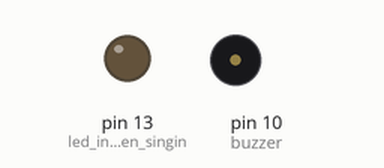
Simulated run of this sketch. Board: Arduino Uno, built with avr-gcc and run on an emulated ATmega328P. Parts: output pins drawn as LEDs (lit = HIGH), buzzer (waves = sounding).

Above: at 1.61 s.
At 22.36 s:
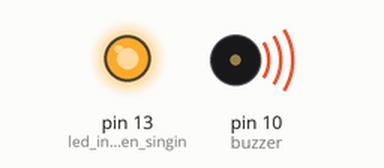
At 31.72 s:
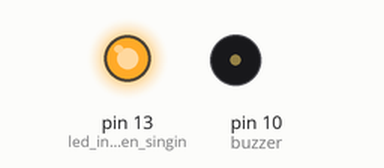
At 42.89 s:
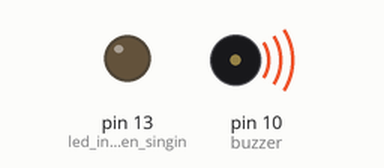
Timing chart, 0 to 43.2 s (numbered marks = the images above):
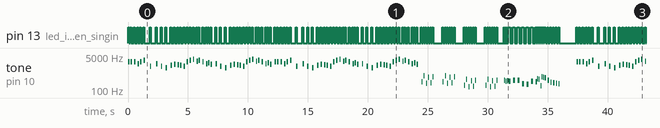

Measured:
- by itself, pin 13 (led_indicator_when_singin): moves between LOW and HIGH, repeating every 37.4 s
- by itself, tone on pin 10 (buzzer): plays 2585 Hz for 0.12 s, 2585 Hz for 0.12 s, 2585 Hz for 0.12 s, 2062 Hz for 0.12 s, 2585 Hz for 0.12 s, 3059 Hz for 0.12 s … (440 notes in this stretch)

The sketch:

supermario.ino
```cpp
/* www.nyebarilmu.com */

#define kunci_B0  31
#define kunci_C1  33
#define kunci_CS1 35
#define kunci_D1  37
#define kunci_DS1 39
#define kunci_E1  41
#define kunci_F1  44
#define kunci_FS1 46
#define kunci_G1  49
#define kunci_GS1 52
#define kunci_A1  55
#define kunci_AS1 58
#define kunci_B1  62
#define kunci_C2  65
#define kunci_CS2 69
#define kunci_D2  73
#define kunci_DS2 78
#define kunci_E2  82
#define kunci_F2  87
#define kunci_FS2 93
#define kunci_G2  98
#define kunci_GS2 104
#define kunci_A2  110
#define kunci_AS2 117
#define kunci_B2  123
#define kunci_C3  131
#define kunci_CS3 139
#define kunci_D3  147
#define kunci_DS3 156
#define kunci_E3  165
#define kunci_F3  175
#define kunci_FS3 185
#define kunci_G3  196
#define kunci_GS3 208
#define kunci_A3  220
#define kunci_AS3 233
#define kunci_B3  247
#define kunci_C4  262
#define kunci_CS4 277
#define kunci_D4  294
#define kunci_DS4 311
#define kunci_E4  330
#define kunci_F4  349
#define kunci_FS4 370
#define kunci_G4  392
#define kunci_GS4 415
#define kunci_A4  440
#define kunci_AS4 466
#define kunci_B4  494
#define kunci_C5  523
#define kunci_CS5 554
#define kunci_D5  587
#define kunci_DS5 622
#define kunci_E5  659
#define kunci_F5  698
#define kunci_FS5 740
#define kunci_G5  784
#define kunci_GS5 831
#define kunci_A5  880
#define kunci_AS5 932
#define kunci_B5  988
#define kunci_C6  1047
#define kunci_CS6 1109
#define kunci_D6  1175
#define kunci_DS6 1245
#define kunci_E6  1319
#define kunci_F6  1397
#define kunci_FS6 1480
#define kunci_G6  1568
#define kunci_GS6 1661
#define kunci_A6  1760
#define kunci_AS6 1865
#define kunci_B6  1976
#define kunci_C7  2093
#define kunci_CS7 2217
#define kunci_D7  2349
#define kunci_DS7 2489
#define kunci_E7  2637
#define kunci_F7  2794
#define kunci_FS7 2960
#define kunci_G7  3136
#define kunci_GS7 3322
#define kunci_A7  3520
#define kunci_AS7 3729
#define kunci_B7  3951
#define kunci_C8  4186
#define kunci_CS8 4435
#define kunci_D8  4699
#define kunci_DS8 4978

#define melodyPin 10

//Mario main theme melody
int melody[] = {
  kunci_E7, kunci_E7, 0, kunci_E7,
  0, kunci_C7, kunci_E7, 0,
  kunci_G7, 0, 0,  0,
  kunci_G6, 0, 0, 0,

  kunci_C7, 0, 0, kunci_G6,
  0, 0, kunci_E6, 0,
  0, kunci_A6, 0, kunci_B6,
  0, kunci_AS6, kunci_A6, 0,

  kunci_G6, kunci_E7, kunci_G7,
  kunci_A7, 0, kunci_F7, kunci_G7,
  0, kunci_E7, 0, kunci_C7,
  kunci_D7, kunci_B6, 0, 0,

  kunci_C7, 0, 0, kunci_G6,
  0, 0, kunci_E6, 0,
  0, kunci_A6, 0, kunci_B6,
  0, kunci_AS6, kunci_A6, 0,

  kunci_G6, kunci_E7, kunci_G7,
  kunci_A7, 0, kunci_F7, kunci_G7,
  0, kunci_E7, 0, kunci_C7,
  kunci_D7, kunci_B6, 0, 0
};
//Mario main them tempo
int tempo[] = {
  12, 12, 12, 12,
  12, 12, 12, 12,
  12, 12, 12, 12,
  12, 12, 12, 12,

  12, 12, 12, 12,
  12, 12, 12, 12,
  12, 12, 12, 12,
  12, 12, 12, 12,

  9, 9, 9,
  12, 12, 12, 12,
  12, 12, 12, 12,
  12, 12, 12, 12,

  12, 12, 12, 12,
  12, 12, 12, 12,
  12, 12, 12, 12,
  12, 12, 12, 12,

  9, 9, 9,
  12, 12, 12, 12,
  12, 12, 12, 12,
  12, 12, 12, 12,
};

//Underworld melody
int underworld_melody[] = {
  kunci_C4, kunci_C5, kunci_A3, kunci_A4,
  kunci_AS3, kunci_AS4, 0,
  0,
  kunci_C4, kunci_C5, kunci_A3, kunci_A4,
  kunci_AS3, kunci_AS4, 0,
  0,
  kunci_F3, kunci_F4, kunci_D3, kunci_D4,
  kunci_DS3, kunci_DS4, 0,
  0,
  kunci_F3, kunci_F4, kunci_D3, kunci_D4,
  kunci_DS3, kunci_DS4, 0,
  0, kunci_DS4, kunci_CS4, kunci_D4,
  kunci_CS4, kunci_DS4,
  kunci_DS4, kunci_GS3,
  kunci_G3, kunci_CS4,
  kunci_C4, kunci_FS4, kunci_F4, kunci_E3, kunci_AS4, kunci_A4,
  kunci_GS4, kunci_DS4, kunci_B3,
  kunci_AS3, kunci_A3, kunci_GS3,
  0, 0, 0
};

//Underwolrd tempo
int underworld_tempo[] = {
  12, 12, 12, 12,
  12, 12, 6,
  3,
  12, 12, 12, 12,
  12, 12, 6,
  3,
  12, 12, 12, 12,
  12, 12, 6,
  3,
  12, 12, 12, 12,
  12, 12, 6,
  6, 18, 18, 18,
  6, 6,
  6, 6,
  6, 6,
  18, 18, 18, 18, 18, 18,
  10, 10, 10,
  10, 10, 10,
  3, 3, 3
};

void setup(void)
{
  pinMode(10, OUTPUT);//buzzer
  pinMode(13, OUTPUT);//led indicator when singing a note

}
void loop()
{
  //sing the tunes
  sing(1);
  sing(1);
  sing(2);
}
int song = 0;

void sing(int s) {
  // iterate over the notes of the melody:
  song = s;
  if (song == 2) {
    Serial.println(" 'Underworld Theme'");
    int size = sizeof(underworld_melody) / sizeof(int);
    for (int thisNote = 0; thisNote < size; thisNote++) {

      // to calculate the note duration, take one second
      // divided by the note type.
      //e.g. quarter note = 1000 / 4, eighth note = 1000/8, etc.
      int noteDuration = 1000 / underworld_tempo[thisNote];

      buzz(melodyPin, underworld_melody[thisNote], noteDuration);

      // to distinguish the notes, set a minimum time between them.
      // the note's duration + 30% seems to work well:
      int pauseBetweenNotes = noteDuration * 1.30;
      delay(pauseBetweenNotes);

      // stop the tone playing:
      buzz(melodyPin, 0, noteDuration);

    }

  } else {

    Serial.println(" 'Mario Theme'");
    int size = sizeof(melody) / sizeof(int);
    for (int thisNote = 0; thisNote < size; thisNote++) {

      // to calculate the note duration, take one second
      // divided by the note type.
      //e.g. quarter note = 1000 / 4, eighth note = 1000/8, etc.
      int noteDuration = 1000 / tempo[thisNote];

      buzz(melodyPin, melody[thisNote], noteDuration);

      // to distinguish the notes, set a minimum time between them.
      // the note's duration + 30% seems to work well:
      int pauseBetweenNotes = noteDuration * 1.30;
      delay(pauseBetweenNotes);

      // stop the tone playing:
      buzz(melodyPin, 0, noteDuration);

    }
  }
}

void buzz(int targetPin, long frequency, long length) {
  digitalWrite(13, HIGH);
  long delayValue = 1000000 / frequency / 2; // Menghitung nilai keterlambatan antara transisi
  //// 1 detik dari mikrodetik, dibagi dengan frekuensi, lalu dibagi dua sejak itu
  //// ada dua fase untuk setiap siklus
  long numCycles = frequency * length / 1000; // hitung jumlah siklus untuk timing yang tepat
  //// kalikan frekuensi, yang benar-benar siklus per detik, dengan jumlah detik untuk
  //// dapatkan jumlah total siklus yang akan dihasilkan
  for (long i = 0; i < numCycles; i++) { // untuk menghitung lamanya waktu ...
    digitalWrite(targetPin, HIGH); // tuliskan pin buzzer yang tinggi untuk mengeluarkan diafragma
    delayMicroseconds(delayValue); // tunggu nilai penundaan yang dihitung
    digitalWrite(targetPin, LOW); // Tuliskan pin buzzer yang rendah untuk menarik kembali diafragma
    delayMicroseconds(delayValue); // tunggu kembali atau nilai delay yang dihitung
  }
  digitalWrite(13, LOW);

}
```
